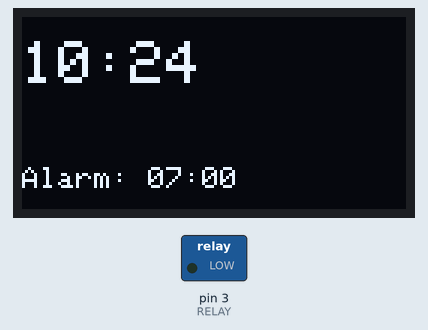
The sketch below on a simulated Arduino Nano, built with avr-gcc and run on an emulated ATmega328P. Parts: 128×64 one-colour display, switched loads named in the sketch (green lamp = pin HIGH). The local clock reads 2024-03-15 10:24:30 at power-on unless the sketch sets it.

Above: at 0.1 s.
At 31.0 s:
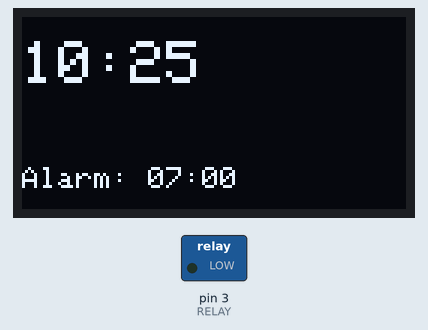
At 90.7 s:
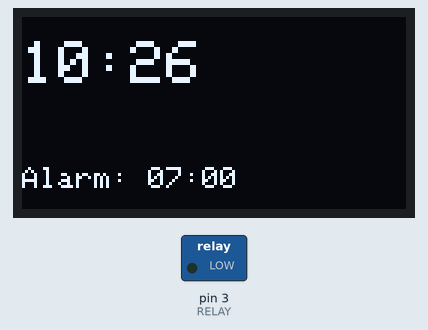

The sketch:

sunrise_alarm.ino
```cpp
// Arduino sketch that reads time from a DS3231 RTC, displays it on an SSD1306 OLED, fades a relay/MOSFET output over a pre-alarm period to simulate sunrise, and activates a buzzer at the alarm time.
//
// Full tutorial: https://shillehtek.com/blogs/news/arduino-nano-ds3231-sunrise-alarm-clock
// Parts used: https://shillehtek.com/products/ds3231-at24c32-iic-module-precision-rtc-module-with-cr2032-battery
//             https://shillehtek.com/products/1-channel-5v-relay-module
//             https://shillehtek.com/products/ky-006-passive-piezo-buzzer-alarm-module-for-arduino-projects
// More examples: https://github.com/shillehbean/shillehtek-examples
//

#include <Wire.h>
#include <RTClib.h>
#include <Adafruit_GFX.h>
#include <Adafruit_SSD1306.h>
RTC_DS3231 rtc;
Adafruit_SSD1306 oled(128, 64, &Wire, -1);
const int RELAY = 3, BUZZ = 8;
const int ALARM_HOUR = 7, ALARM_MIN = 0;
const int FADE_MIN = 30;   // start fade-in 30 min before alarm
bool dawnRunning = false;
unsigned long dawnStart = 0;

void setup() {
  Wire.begin(); rtc.begin();
  oled.begin(SSD1306_SWITCHCAPVCC, 0x3C);
  pinMode(RELAY, OUTPUT); pinMode(BUZZ, OUTPUT);
}

void loop() {
  DateTime now = rtc.now();
  int totalNow = now.hour() * 60 + now.minute();
  int alarmNow = ALARM_HOUR * 60 + ALARM_MIN;
  int diff = alarmNow - totalNow;

  if (diff >= 0 && diff <= FADE_MIN) {
    // PWM the relay/MOSFET - fade from 0 to 255 over FADE_MIN minutes
    float progress = 1.0 - (float)diff / FADE_MIN;
    analogWrite(RELAY, (int)(progress * 255));
  } else if (diff < 0 && diff > -2) {
    // Buzzer kicks in at actual alarm time
    tone(BUZZ, 1000, 200); delay(400);
  } else {
    analogWrite(RELAY, 0); noTone(BUZZ);
  }

  oled.clearDisplay(); oled.setTextSize(2); oled.setTextColor(SSD1306_WHITE);
  oled.setCursor(0, 8);
  oled.printf("%02d:%02d", now.hour(), now.minute());
  oled.setTextSize(1); oled.setCursor(0, 50);
  oled.printf("Alarm: %02d:%02d", ALARM_HOUR, ALARM_MIN);
  oled.display();
  delay(1000);
}
```

Measured:
- what the display in image 1 shows lasts 59.7 s, from 31.0 s to 90.7 s
